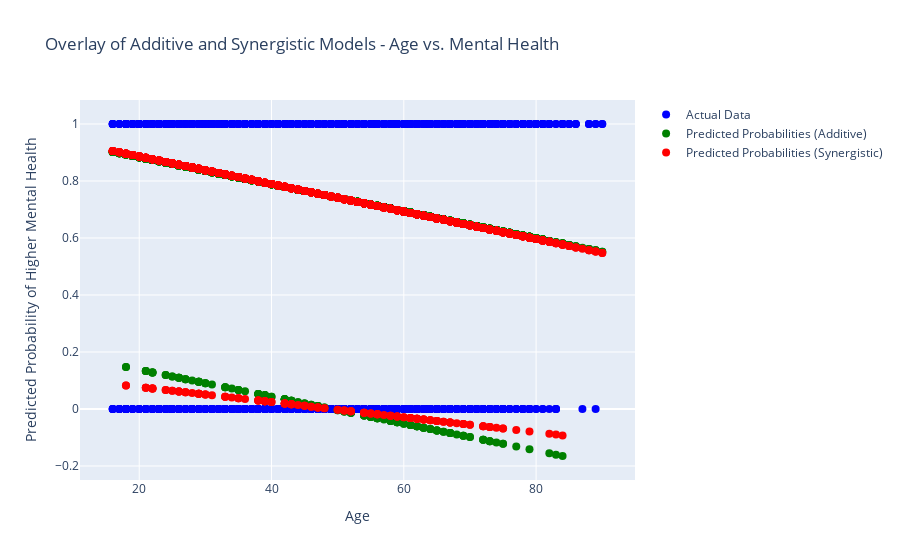

The notebook cell saved with this chart:
### Code cell
# Overlay plot with both additive and synergistic models
fig_overlay = go.Figure()

# Plot the data points for the outcome (1s and 0s)
fig_overlay.add_trace(go.Scatter(x=data['DEMO_age'], y=data['WELLNESS_self_rated_mental_health_binary'], 
                                mode='markers', name='Actual Data', marker=dict(color='blue', size=8)))

# Add predicted probabilities for the additive model
fig_overlay.add_trace(go.Scatter(x=data['DEMO_age'], y=model_additive.fittedvalues, 
                                mode='markers', name='Predicted Probabilities (Additive)', 
                                marker=dict(color='green', size=8)))

# Add predicted probabilities for the synergistic model
fig_overlay.add_trace(go.Scatter(x=data['DEMO_age'], y=model_synergistic.fittedvalues, 
                                mode='markers', name='Predicted Probabilities (Synergistic)', 
                                marker=dict(color='red', size=8)))

# Add titles and axis labels
fig_overlay.update_layout(
    title="Overlay of Additive and Synergistic Models - Age vs. Mental Health",
    xaxis_title="Age",
    yaxis_title="Predicted Probability of Higher Mental Health",
    showlegend=True
)

fig_overlay.show()

### Figure 1 — Plotly figure (JSON) as saved in the notebook; plotly's stock layout.template omitted (floating-point values rounded to 4 significant figures; data arrays with more than 128 entries replaced by an {"elided": "..."} marker saying what was removed)
{"data": [{"marker": {"color": "blue", "size": 8}, "mode": "markers", "name": "Actual Data", "type": "scatter", "x": {"elided": "3148 int values"}, "y": {"elided": "3148 int values"}}, {"marker": {"color": "green", "size": 8}, "mode": "markers", "name": "Predicted Probabilities (Additive)", "type": "scatter", "x": {"elided": "3148 int values"}, "y": {"elided": "3148 float values"}}, {"marker": {"color": "red", "size": 8}, "mode": "markers", "name": "Predicted Probabilities (Synergistic)", "type": "scatter", "x": {"elided": "3148 int values"}, "y": {"elided": "3148 float values"}}], "layout": {"showlegend": true, "title": {"text": "Overlay of Additive and Synergistic Models - Age vs. Mental Health"}, "xaxis": {"title": {"text": "Age"}}, "yaxis": {"title": {"text": "Predicted Probability of Higher Mental Health"}}}}
